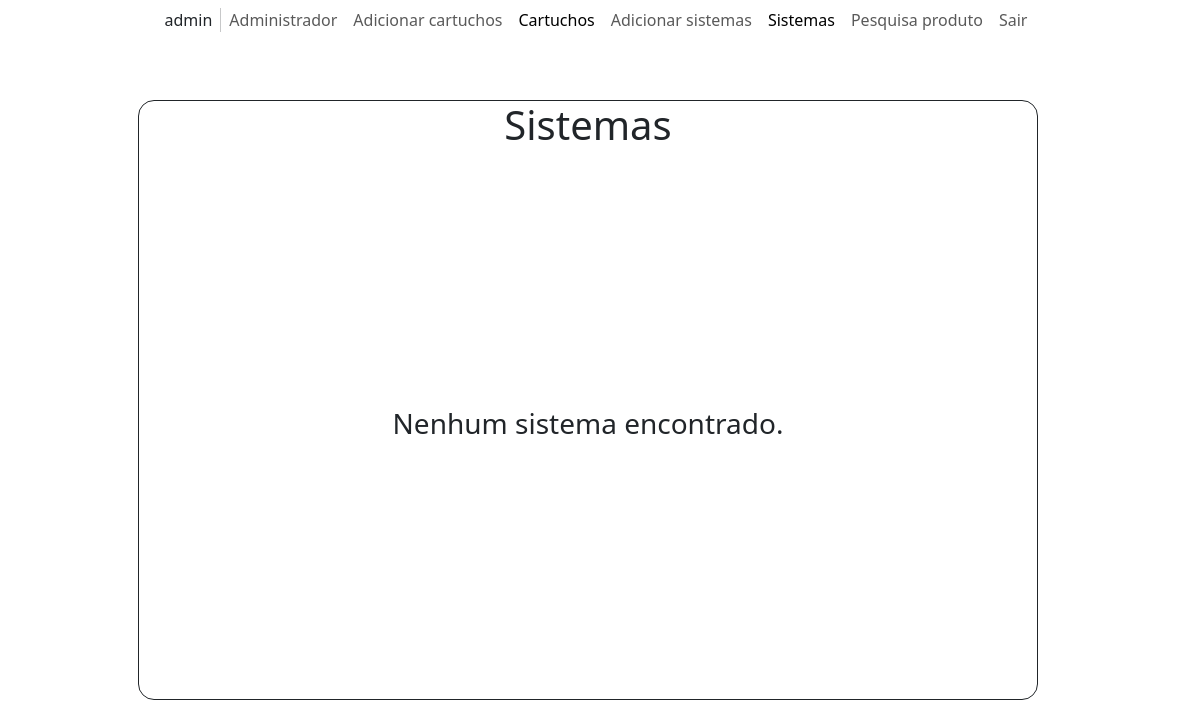
The app's page /mostrar_sistemas.php (signed in), older data.
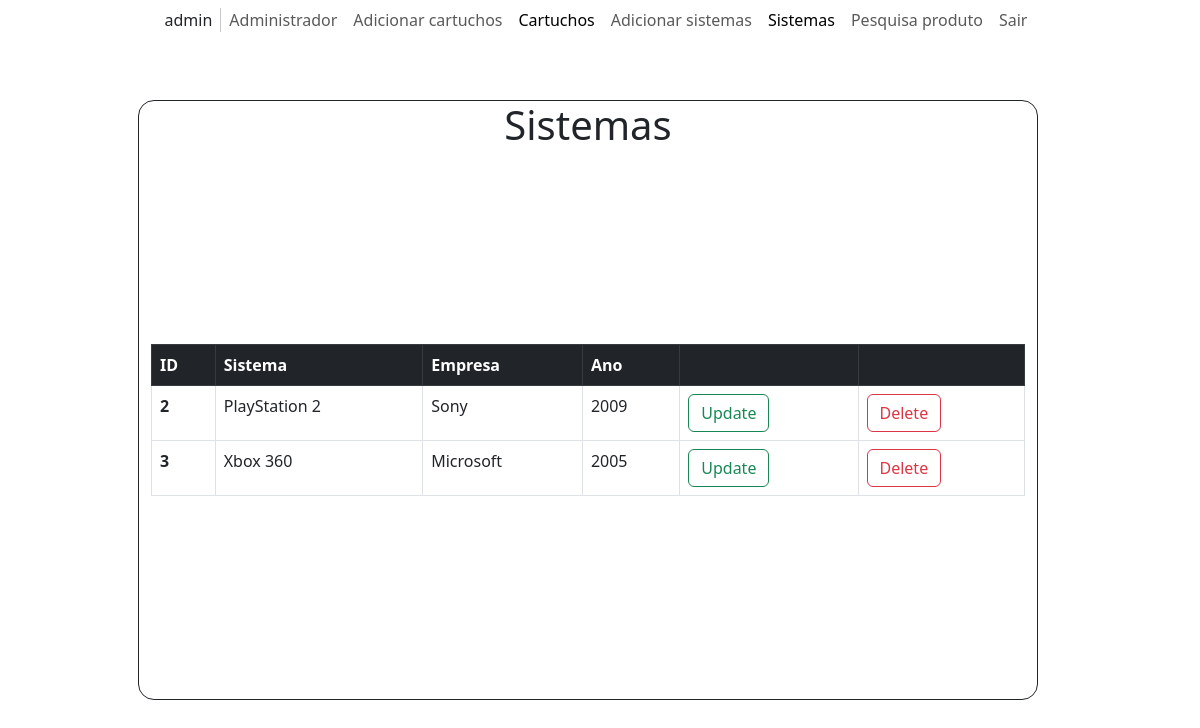
The same page, newer data.
### tables this page shows
CREATE TABLE `sistemas` (
  `id` int(10) UNSIGNED NOT NULL,
  `nome` varchar(255) NOT NULL,
  `empresa` varchar(255) NOT NULL,
  `ano` int(4) UNSIGNED NOT NULL
);

### vars_functions.php (called while the page is built, shortened)
<?php
function deletesistema($id)
{
  $delete = "window.location.href = 'delete_sistema.php?id=" . $id . "'";
  $string = 'onclick="' . $delete . '"';
  return $string;
}
function updatesistema($id)
{
  $update = "window.location.href = 'update_sistema.php?id=" . $id . "'";
  $string = 'onclick="' . $update . '"';
  return $string;
}

### mostrar_sistemas.php (the view, shortened to what this page needs)
<!DOCTYPE html>
<html lang="pt-BR">
<head>
  <link href="https://cdn.jsdelivr.net/npm/bootstrap@5.3.0-alpha1/dist/css/bootstrap.min.css" rel="stylesheet">
  <link rel="stylesheet" href="https://cdn.jsdelivr.net/npm/bootstrap-icons@1.10.3/font/bootstrap-icons.css">
  <link rel="stylesheet" href="/css/style.css">
</head>
<body>
  <div class="container-xxl position-relative p-0">
    <nav class="navbar navbar-expand-lg navbar-light justify-content-center px-4 px-lg-5 py-3 py-lg-0 bg-white">
      <div class='navbar-nav py-0'>
        <span class='nav-item'>
          <?php
          $usr = $_SESSION['username'];
          echo "$usr";
          ?>
        </span>
      </div>
      <div class='navbar-nav py-0'>
        <a href='admin.php' class='nav-item nav-link'>Administrador</a>
        <a href='cartucho.php' class='nav-item nav-link'>Adicionar cartuchos</a>
        <a href='mostrar_cartuchos.php' class='nav-item nav-link active'>
          <?php echo $_SESSION["admin"] !== 1 ? "Seus cartuchos" : "Cartuchos" ?>
        </a>
        <a href='sistema.php' class='nav-item nav-link'>Adicionar sistemas</a>
        <a href='mostrar_sistemas.php' class='nav-item nav-link active'>Sistemas</a>
        <a href='pesquisa.php' class='nav-item nav-link'>Pesquisa produto</a>
        <a href='logout.php' class='nav-item nav-link'>Sair</a>
      </div>
    </nav>
  </div>
  <div class="container position-absolute top-50 start-50 translate-middle w-75 h-75 d-flex align-items-evenly justify-items-center row">
    <h1 class="text-center">Sistemas</h1>
    <?php
    require "vars_functions.php";
    $conn = new mysqli('localhost', 'root', '', 'AHAHAHABORGES');
    $sql = "SELECT * FROM sistemas";
    $result = $conn->query($sql);
    if ($result->num_rows > 0) {
      echo "<table class='table table-bordered'>
          <thead>
            <tr class='table-dark'>
              <th scope='col'>ID</th>
              <th scope='col'>Sistema</th>
              <th scope='col'>Empresa</th>
              <th scope='col'>Ano</th>
              <th scope='col'/>
              <th scope='col'/>
            </tr>
          </thead>
          <tbody>";
      while ($row = $result->fetch_assoc()) {
        echo "<tr><th scope='row'>" . $row["id"] . "</th><td>" . $row["nome"] . "</td><td>" . $row["empresa"] . "</td><td>" . $row["ano"] . "</td><td><input class='btn btn-outline-success' type='button' value='Update'" . updatesistema($row["id"]) . "></td><td><input class='btn btn-outline-danger' type='button' value='Delete'" . deletesistema($row["id"]) . "></td></tr>";
      }
      echo "</tbody></table>";
    } else {
      echo "<h3 class='text-center'>Nenhum sistema encontrado.</h3>";
    }
    ?>
</body>
</html>

Row changes from the older to the newer data that the page shows:
added sistemas: id "2", nome "PlayStation 2", empresa "Sony", ano "2009"
added sistemas: id "3", nome "Xbox 360", empresa "Microsoft", ano "2005"
Text that changed along with them:
text no longer shown: "Nenhum sistema encontrado."
text now shown: "ID Sistema Empresa Ano"
